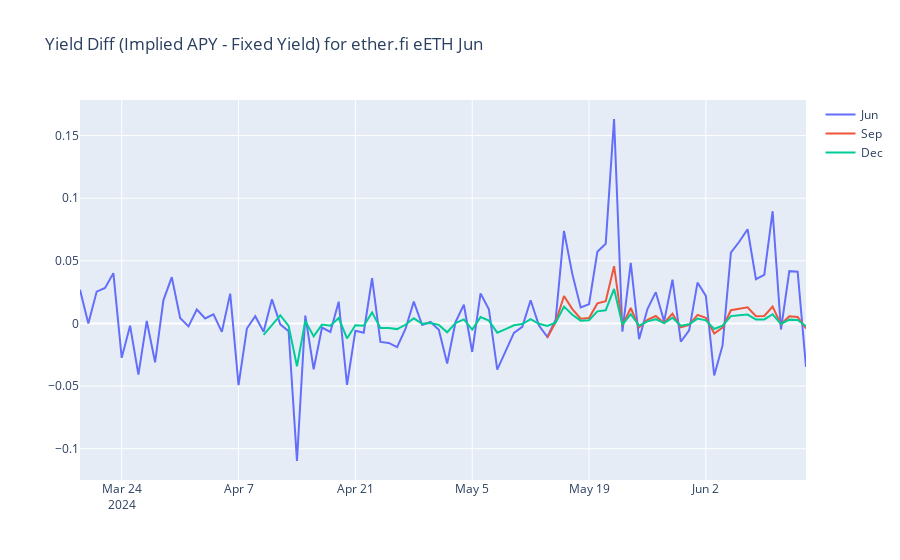

Notebook source saved alongside this figure:
### Code cell
fig = go.Figure()

fig.add_trace(go.Scatter(x=etherfi_eETH_jun_df.index, y=etherfi_eETH_jun_df['implied_apy_minus_fixed_yield'], mode='lines', name='Jun'))
fig.add_trace(go.Scatter(x=etherfi_eETH_sep_df.index, y=etherfi_eETH_sep_df['implied_apy_minus_fixed_yield'], mode='lines', name='Sep'))
fig.add_trace(go.Scatter(x=etherfi_eETH_dec_df.index, y=etherfi_eETH_dec_df['implied_apy_minus_fixed_yield'], mode='lines', name='Dec'))

fig.update_layout(title='Yield Diff (Implied APY - Fixed Yield) for ether.fi eETH Jun')

fig.show()
